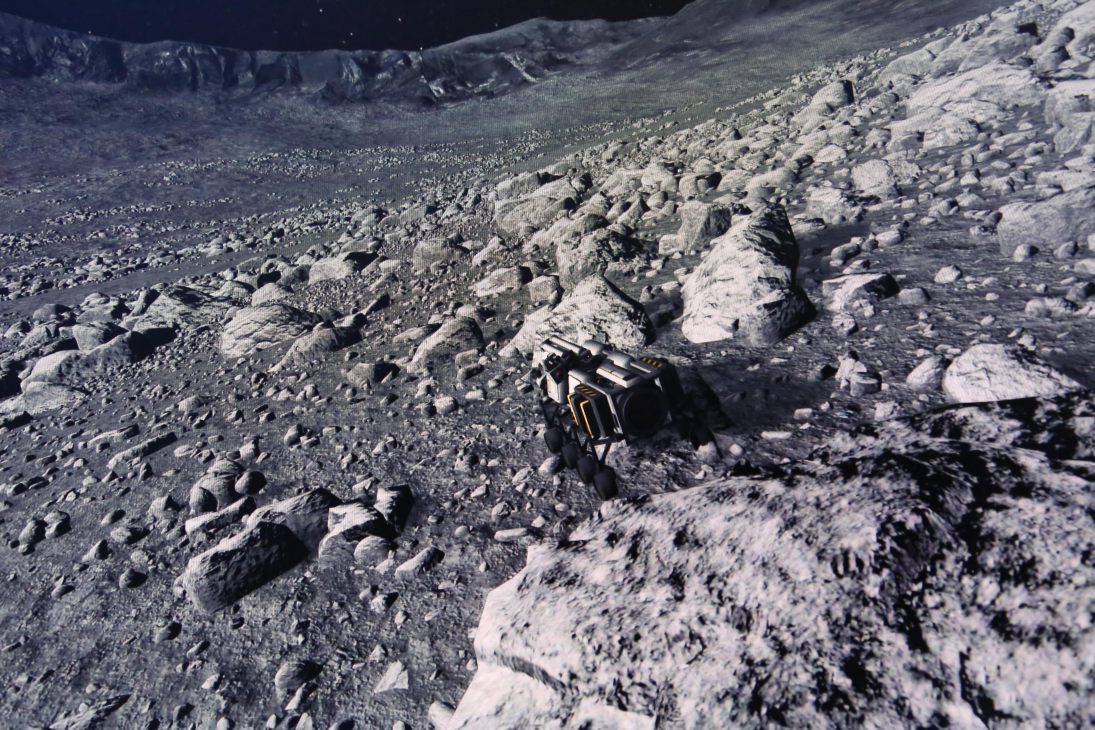
#> input picture Training/data/small_dataset/rock_0003.jpg, 5472 x 3648 px, found by its file name (shown at 1/5 size); its folder holds only this picture in this run
$ python split_and_cluster.py
#> lines starting #> are read from the running program, lines starting #| are printed output that depends on the picture
import os
import cv2
import numpy as np
from sklearn.cluster import KMeans
from PIL import Image
import shutil

# Paths
input_dir = "../images/small_dataset"
output_dir = "../images/small_dataset_tiles"
os.makedirs(output_dir, exist_ok=True)

# Split function (skip if already split)
def split_image(image_path, rows=8, cols=11):
#> called with image_path = '../images/small_dataset/rock_0003.jpg', rows = 8, cols = 11
    img = cv2.imread(image_path)
#> img is the input picture: shape (3648, 5472, 3); mean B, G, R 112, 101.3, 102.2
    h, w = img.shape[:2]
#> h = 3648; w = 5472
    tile_h, tile_w = h // rows, w // cols
#> tile_h = 456; tile_w = 497
    tiles = []
    for i in range(rows):
        for j in range(cols):
            tile = img[i*tile_h:(i+1)*tile_h, j*tile_w:(j+1)*tile_w]
            tiles.append(tile)
#> after the loop, tiles = 88 items
    return tiles

# Feature extraction
def extract_features(tile):
    # Mean RGB + basic texture (std dev)
    mean_rgb = np.mean(tile, axis=(0, 1))
    std_rgb = np.std(tile, axis=(0, 1))
    return np.concatenate([mean_rgb, std_rgb])

# Process images
all_tiles = []
tile_paths = []
if not os.path.exists(output_dir) or len(os.listdir(output_dir)) < 37000:
    print("Splitting images...")
    for idx, filename in enumerate(os.listdir(input_dir)):
        if filename.endswith(".jpg"):
            img_path = os.path.join(input_dir, filename)
            tiles = split_image(img_path)
#> tiles = 88 items
            for tile_idx, tile in enumerate(tiles):
                tile_filename = f"{output_dir}/tile_{idx}_{tile_idx}.jpg"
                cv2.imwrite(tile_filename, tile)
                all_tiles.append(extract_features(tile))
                tile_paths.append(tile_filename)
#> this loop made 88 passes
#> (mean_rgb in extract_features, std_rgb in extract_features) on passes 1 to 12: ([69.56, 40.43, 32.9], [15.92, 16.66, 16.92]), ([64.3, 36.87, 29.9], [16.68, 17.38, 16.96]), ([57.49, 33.53, 27.82], [15.32, 14.55, 13.63]), ([58.67, 38.91, 33.62], [23.98, 22.33, 20.69]), ([57.52, 42.42, 37.81], [28.39, 27.36, 25.85]), ([75.86, 62.28, 57.8], [33.25, 32.73, 31.2]), ([76.66, 66.04, 61.99], [29.9, 29.59, 28.29]), ([93.75, 85.05, 79.92], [22.03, 25.47, 24.85]), ([111.7, 104, 100.3], [31.97, 36.94, 38.22]), ([138.8, 129.3, 128.4], [41.61, 47.65, 49.71]), ([149.6, 139, 139.3], [40.61, 46.11, 47.16]), ([91.28, 65.39, 59.97], [12.01, 13.75, 14.39])
#> pass 1, `cv2.imwrite(tile_filename, tile)`:
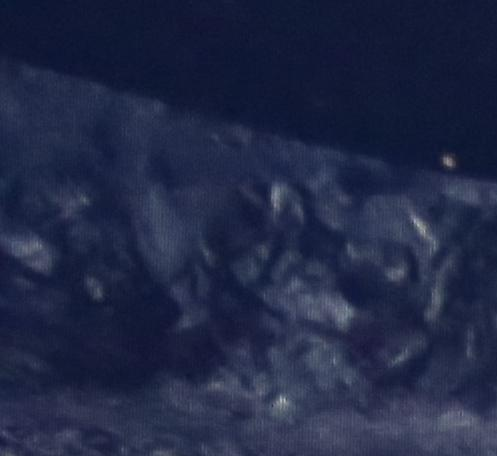
#> saved as tile_0_0.jpg: shape (456, 497, 3); mean B, G, R 69.6, 40.4, 32.9
#> pass 2, `cv2.imwrite(tile_filename, tile)`:
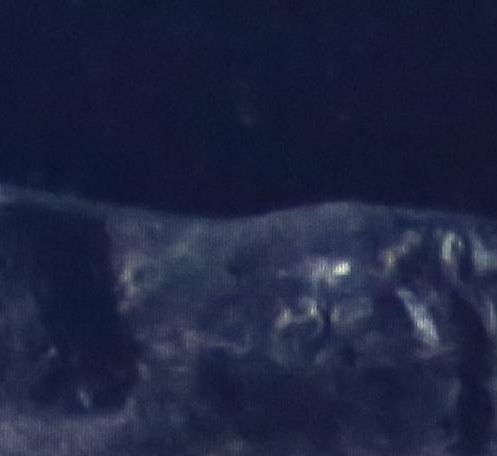
#> saved as tile_0_1.jpg: shape (456, 497, 3); mean B, G, R 64.3, 36.9, 29.9
#> after the loop, all_tiles = 88 items; tile_paths = 88 items
        print(f"Processed {idx+1} images")
else:
    print("Using existing split images...")
    for filename in os.listdir(output_dir):
        if filename.endswith(".jpg"):
            tile_path = os.path.join(output_dir, filename)
            tile = cv2.imread(tile_path)
            all_tiles.append(extract_features(tile))
            tile_paths.append(tile_path)

# Cluster into 7 groups (for varied content)
kmeans = KMeans(n_clusters=7, random_state=42)
labels = kmeans.fit_predict(np.array(all_tiles))
#> labels = 88 values, max 6 at index 50, min 0 at index 9, mean 2.31

# Organize into folders
class_dirs = {i: f"../small_dataset_tiles/cluster_{i}" for i in range(7)}
for d in class_dirs.values():
    os.makedirs(d, exist_ok=True)

for label, tile_path in zip(labels, tile_paths):
    shutil.move(tile_path, os.path.join(class_dirs[label], os.path.basename(tile_path)))
#> this loop made 88 passes
#> label on passes 1 to 12: 2, 2, 2, 2, 2, 5, 5, 5, 1, 0, 0, 5

print("Clustering complete! Check ../small_dataset_tiles/cluster_* folders.")

$ run again, on Training/data/small_dataset/rock_0053.jpg
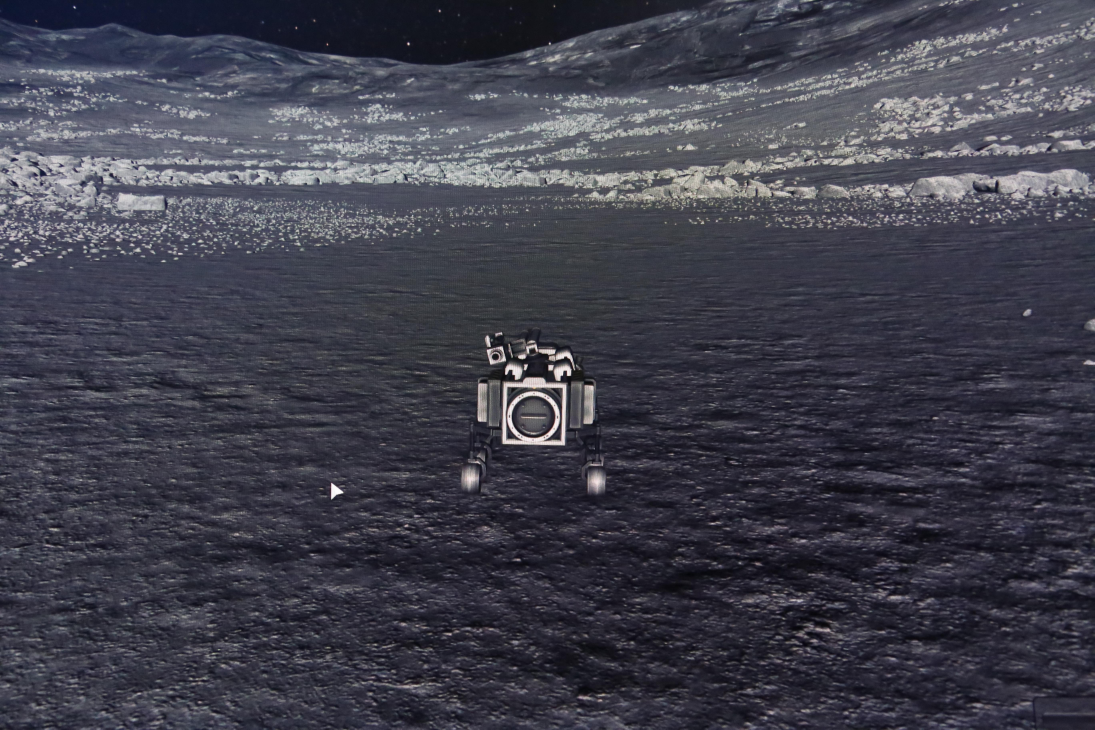
#> input picture Training/data/small_dataset/rock_0053.jpg, 5472 x 3648 px, found by its file name (shown at 1/5 size)
#> in split_image, img is the input picture: shape (3648, 5472, 3); mean B, G, R 76.8, 64.7, 64.6
#> after the loop in split_image, `for i in range(rows):`: tiles = 88 items
#> the loop `for tile_idx, tile in enumerate(tiles):` made 88 passes
#> (mean_rgb in extract_features, std_rgb in extract_features) on passes 1 to 8: ([85.08, 61.24, 55.37], [31.78, 36.37, 37.01]), ([77.88, 54.87, 49.06], [27.09, 29.02, 28.95]), ([71.9, 52.35, 47.34], [29.15, 29.46, 29.24]), ([58.63, 44.13, 40.87], [31.19, 30.94, 30.35]), ([48.85, 37.87, 35.59], [29.29, 27.26, 26.79]), ([58.86, 49.04, 47.25], [34.23, 32.92, 32.44]), ([69.13, 57.38, 55.37], [23.57, 23.66, 23.16]), ([77.75, 65.18, 62.99], [26.22, 28.08, 27.83])
#> pass 1, `cv2.imwrite(tile_filename, tile)`:
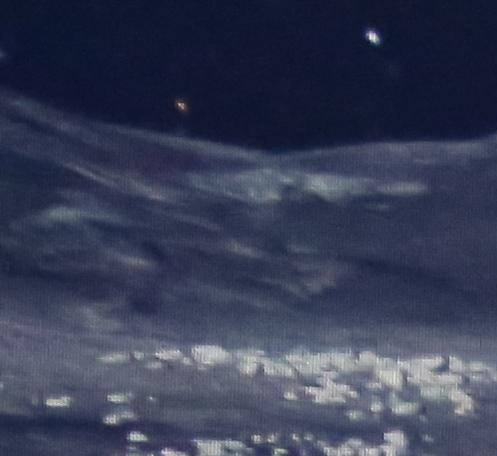
#> saved as tile_0_0.jpg: shape (456, 497, 3); mean B, G, R 85.1, 61.2, 55.4
#> pass 2, `cv2.imwrite(tile_filename, tile)`:
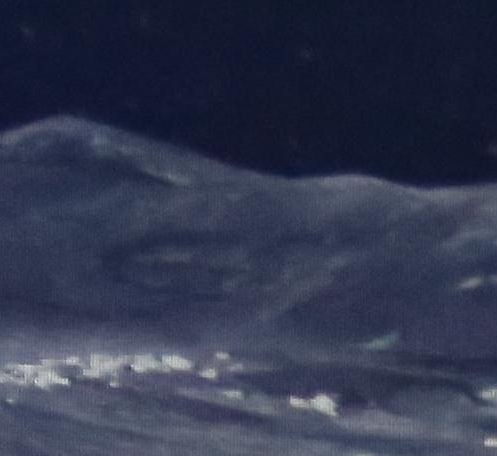
#> saved as tile_0_1.jpg: shape (456, 497, 3); mean B, G, R 77.9, 54.9, 49.1
#> labels = 88 values, max 6 at index 17, min 0 at index 0, mean 2.31
#> the loop `for label, tile_path in zip(labels, tile_paths):` made 88 passes
#> label on passes 1 to 8: 0, 3, 3, 1, 1, 1, 3, 3

$ run again, on Training/data/small_dataset/rock_0007.jpg
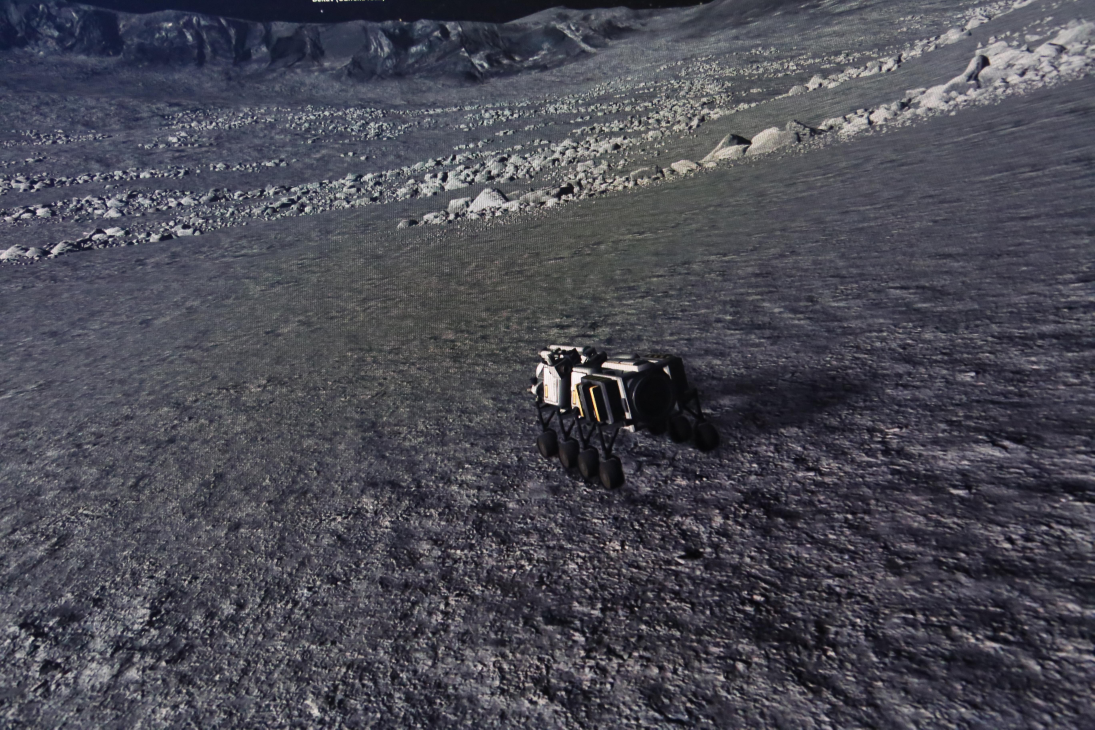
#> input picture Training/data/small_dataset/rock_0007.jpg, 5472 x 3648 px, found by its file name (shown at 1/5 size)
#> in split_image, img is the input picture: shape (3648, 5472, 3); mean B, G, R 83.7, 74.1, 74.2
#> after the loop in split_image, `for i in range(rows):`: tiles = 88 items
#> the loop `for tile_idx, tile in enumerate(tiles):` made 88 passes
#> (mean_rgb in extract_features, std_rgb in extract_features) on passes 1 to 8: ([77.07, 50.41, 43.5], [13.81, 15.7, 16.12]), ([74.11, 48.74, 42.58], [16.48, 18.46, 18.53]), ([68.37, 46.55, 41.29], [18.91, 19.35, 19.27]), ([72.19, 54.08, 49.4], [24.82, 25.93, 25.39]), ([64.66, 50.47, 46.53], [26.41, 25.93, 25.1]), ([78.26, 66.69, 63.7], [29.97, 30.52, 30.13]), ([96.39, 88.63, 86.01], [34.04, 35.47, 34.93]), ([98.87, 92.37, 90.21], [28.66, 31.82, 32.15])
#> pass 1, `cv2.imwrite(tile_filename, tile)`:
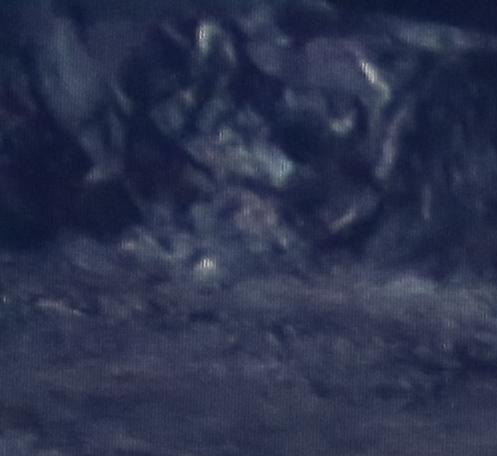
#> saved as tile_0_0.jpg: shape (456, 497, 3); mean B, G, R 77.1, 50.4, 43.5
#> pass 2, `cv2.imwrite(tile_filename, tile)`:
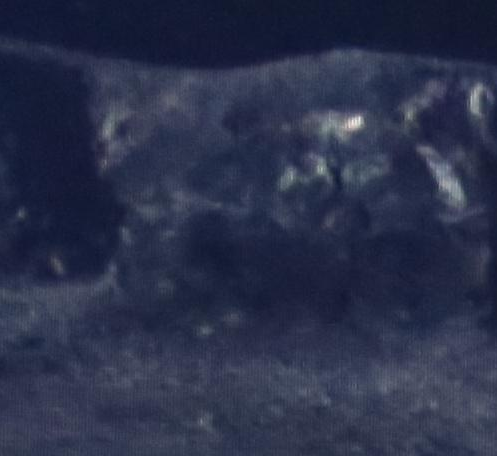
#> saved as tile_0_1.jpg: shape (456, 497, 3); mean B, G, R 74.1, 48.7, 42.6
#> labels = 88 values, max 6 at index 49, min 0 at index 21, mean 2.65
#> the loop `for label, tile_path in zip(labels, tile_paths):` made 88 passes
#> label on passes 1 to 8: 3, 3, 3, 3, 3, 1, 5, 5
